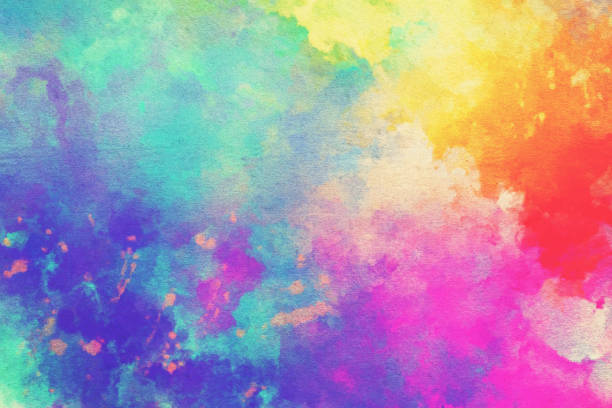
#> input picture 2/Image/1.jpg, 612 x 408 px, found by its file name
$ python Lab_1.py
#> lines starting #> are read from the running program, lines starting #| are printed output that depends on the picture; after the words box and inside, x2 and y2 are one past the last pixel; in counts of white or black regions, pixels touching at a corner belong together
import cv2
import numpy as np

image = cv2.imread("C:\\Users\\GiveEnd\\Desktop\\Mathematical methods of pattern recognition\\2\\Image\\1.jpg")
#> image is the input picture: shape (408, 612, 3); mean B, G, R 170.7, 148.7, 169.9

hsv = cv2.cvtColor(image, cv2.COLOR_BGR2HSV)
#> hsv: shape (408, 612, 3); mean H, S, V 95.5, 123.8, 214.9

# Диапазон цвета (красный, зеленый)
lower_color1 = np.array([170, 100, 100])
upper_color1 = np.array([179, 255, 255])

lower_red2 = np.array([72, 100, 150])
upper_red2 = np.array([92, 255, 255])


mask1 = cv2.inRange(hsv, lower_color1, upper_color1)
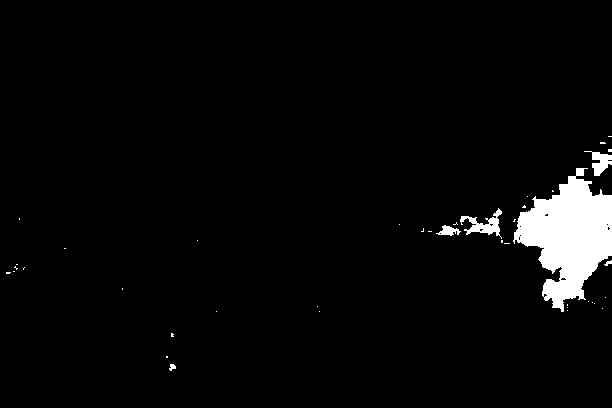
#> mask1: shape (408, 612); 3.5% white; 41 white regions (35 under 20 px), largest, box (x1, y1, x2, y2) and area: (513, 168, 612, 312) 7726, (460, 208, 502, 239) 471, (584, 151, 612, 176) 327, (436, 225, 461, 236) 142, (169, 364, 176, 371) 32, (604, 260, 612, 266) 25
mask2 = cv2.inRange(hsv, lower_red2, upper_red2)
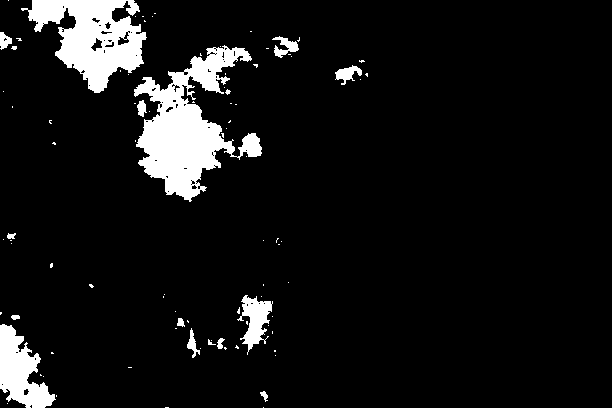
#> mask2: shape (408, 612); 7.9% white; 90 white regions (74 under 20 px), largest, box (x1, y1, x2, y2) and area: (134, 45, 262, 202) 8537, (21, 0, 147, 93) 6055, (0, 324, 56, 408) 2558

masks = cv2.bitwise_or(mask1, mask2)
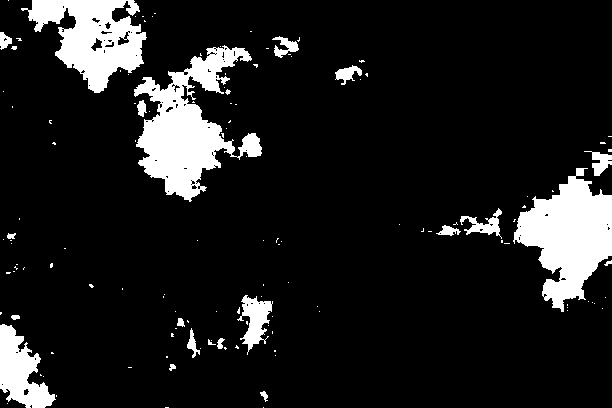
#> masks: shape (408, 612); 11.4% white; 131 white regions (109 under 20 px)

contours, _ = cv2.findContours(masks, cv2.RETR_EXTERNAL, cv2.CHAIN_APPROX_SIMPLE)
#> contours = 131 contours, 112 with area under 20; largest, box (x1, y1, x2, y2) and area: (134, 45, 262, 202) 8210, (513, 168, 612, 312) 7488, (21, 0, 147, 93) 6014, (0, 324, 56, 408) 2427, (237, 295, 273, 355) 888

for cnt in contours:
    area = cv2.contourArea(cnt)
    if area > 500:
        M = cv2.moments(cnt)
        if M["m00"] != 0:
            cX = int(M["m10"] / M["m00"])
            cY = int(M["m01"] / M["m00"])
        else:
            cX, cY = 0, 0

        cv2.drawContours(image, [cnt], -1, (0, 255, 0), 2)
        cv2.circle(image, (cX, cY), 5, (255, 0, 0), -1)

        text = f"X:{cX}, Y:{cY}, Area:{int(area)} px"
        cv2.putText(image, text, (cX + 10, cY),
                    cv2.FONT_HERSHEY_SIMPLEX, 0.5, (0, 255, 255), 1)
#> this loop made 131 passes
#> (area, cX, cY, text) on passes 25, 47, 83, 119, 130: (2427, 19, 371, 'X:19, Y:371, Area:2427 px'), (888, 254, 318, 'X:254, Y:318, Area:888 px'), (7488, 568, 235, 'X:568, Y:235, Area:7488 px'), (8210, 187, 126, 'X:187, Y:126, Area:8210 px'), (6014, 93, 37, 'X:93, Y:37, Area:6014 px')
#> area on passes 5, 9, 19, 22, 28, 30: 31, 21, 39, 114.5, 36.5, 25.5
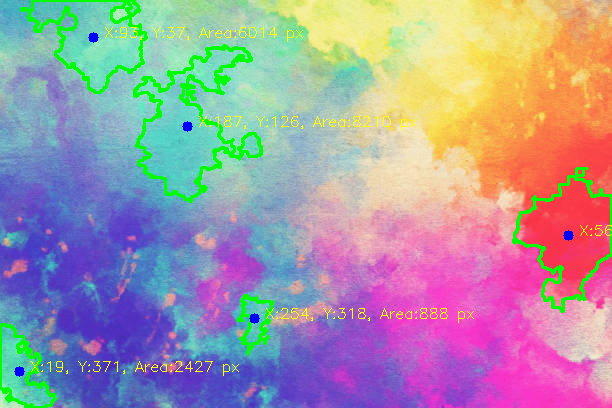
#> image: shape (408, 612, 3); 4.27% of pixels changed, all inside (x1, y1, x2, y2) = (0, 0, 612, 408)

cv2.imshow("Detected Objects", image)
cv2.imshow("Mask", masks)

cv2.waitKey(0)
cv2.destroyAllWindows()
